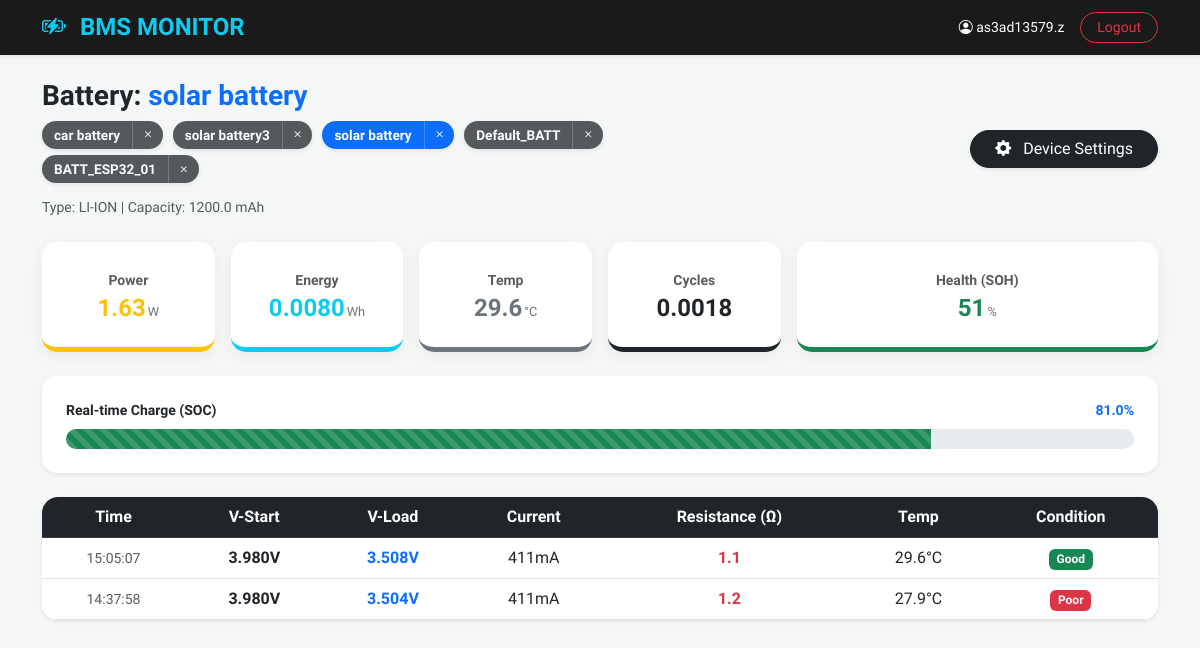
Screenshot of /monitoring/dashboard/ (signed in) with the database file from the repository.
### monitoring/models.py (models this page shows, shortened)
class Battery(models.Model):
    battery_id = models.CharField(max_length=100, unique=True)
    device = models.ForeignKey(Device, on_delete=models.CASCADE, related_name='batteries')
    capacity_mah = models.FloatField(default=0.0)
    chemistry = models.CharField(max_length=50, default='Li-ion')
    installed_at = models.DateTimeField(default=timezone.now)
    soh = models.FloatField(default=100.0)  # State of Health %
    cycle_count = models.FloatField(default=0.0)
    class Meta:
        verbose_name = "Battery"
        verbose_name_plural = "Batteries"

class PulseTest(models.Model):
    battery = models.ForeignKey(Battery, on_delete=models.CASCADE, related_name='pulse_tests')
    v_before = models.FloatField()
    v_after = models.FloatField()
    current_ma = models.FloatField()
    temperature_c = models.FloatField()
    internal_resistance = models.FloatField(null=True, blank=True)
    calculated_soh = models.FloatField(null=True, blank=True)
    calculated_soc = models.FloatField(null=True, blank=True)
    timestamp = models.DateTimeField(auto_now_add=True)

### monitoring/views.py (the view)
# urls.py: path('dashboard/', views.dashboard, name='dashboard'),
@login_required(login_url='login')
def dashboard(request):
    user_batteries = Battery.objects.filter(device__user=request.user).order_by('-id')
    requested_id = request.GET.get('battery_id')
    session_active, _ = ActiveSession.objects.get_or_create(user=request.user)
    if requested_id:
        current_battery = get_object_or_404(Battery, id=requested_id, device__user=request.user)
        session_active.selected_battery = current_battery
        session_active.save()
    elif session_active.selected_battery:
        current_battery = session_active.selected_battery
    else:
        current_battery = user_batteries.first()
        if current_battery:
            session_active.selected_battery = current_battery
            session_active.save()
    pulse_tests = []
    last_pulse, last_soc, total_energy, live_cycles = None, 0, 0.0, 0.0
    if current_battery:
        all_pulses = current_battery.pulse_tests.all().order_by('-timestamp')
        pulse_tests = all_pulses[:20]  # تمرير آخر 20 نبضة فقط للجدول حفاظاً على الأداء
        last_pulse = pulse_tests[0] if pulse_tests else None
        last_soc = last_pulse.calculated_soc if last_pulse else 0
        chem_lower = str(current_battery.chemistry).lower().strip()
        nominal_v = 3.2 if chem_lower == 'lifepo4' else 3.7
        batt_cap_mah = float(current_battery.capacity_mah or 1200)
        capacity_ah = batt_cap_mah / 1000.0
        total_battery_energy_wh = nominal_v * capacity_ah
        calculated_energy_list = []
        for p in all_pulses:
            v_load = float(p.v_after or 0)
            i_amps = float(p.current_ma or 0) / 1000.0
            power_w = v_load * i_amps
            pulse_duration_seconds = 10.0
            energy_wh = power_w * (pulse_duration_seconds / 3600.0)
            calculated_energy_list.append(energy_wh)
        total_energy = sum(calculated_energy_list)
        if total_battery_energy_wh > 0 and total_energy > 0:
            live_cycles = total_energy / total_battery_energy_wh
        else:
            live_cycles = float(current_battery.cycle_count or 0.0)
    context = {
        'current_battery': current_battery,
        'pulse_tests': pulse_tests,
        'last_pulse': last_pulse,
        'user_batteries': user_batteries,
        'last_soc': last_soc,
        'total_energy': total_energy,
        'live_cycles': live_cycles,
        'display_name': request.user.email.split('@')[0],
        'api_token': request.user.api_token,
    }
    return render(request, 'monitoring/dashboard.html', context)

### monitoring/templates/monitoring/dashboard.html (shortened to what this page needs)
<!DOCTYPE html>
<html lang="en" dir="ltr">
<head>
    <link rel="stylesheet" href="https://cdn.jsdelivr.net/npm/bootstrap@5.3.0/dist/css/bootstrap.min.css">
    <link rel="stylesheet" href="https://cdn.jsdelivr.net/npm/bootstrap-icons@1.11.0/font/bootstrap-icons.css">
    <link rel="stylesheet" href="https://cdn.jsdelivr.net/npm/sweetalert2@11/dist/sweetalert2.min.css">
</head>
<body>
    <nav class="nav-custom shadow-sm mb-4">
        <div class="container d-flex justify-content-between align-items-center">
            <h4 class="m-0 fw-bold text-info"><i class="bi bi-battery-charging me-2"></i> BMS MONITOR</h4>
            <div class="d-flex align-items-center">
                <span class="me-3 small"><i class="bi bi-person-circle"></i> {{ display_name }}</span>
                <a href="{% url 'logout' %}" class="btn btn-sm btn-outline-danger rounded-pill px-3">Logout</a>
            </div>
        </div>
    </nav>
    <div class="container">
        {% if current_battery %}
            <div class="row mb-4 align-items-center">
                <div class="col-md-7">
                    <h3 class="fw-bold m-0">Battery: <span class="text-primary">{{ current_battery.battery_id }}</span></h3>
                    <div class="mt-2 mb-2">
                        {% for batt in user_batteries %}
                            <div class="battery-wrapper shadow-sm">
                                <a href="?battery_id={{ batt.id }}"
                                   class="battery-link {% if batt.id == current_battery.id %}bg-primary text-white{% else %}bg-dark text-white opacity-75{% endif %}">
                                   {{ batt.battery_id }}
                                </a>
                                <div class="quick-del {% if batt.id == current_battery.id %}bg-primary text-white{% else %}bg-dark text-white opacity-75{% endif %}"
                                     onclick="confirmDelete('{{ batt.id }}', '{{ batt.battery_id }}')">
                                    <i class="bi bi-x"></i>
                                </div>
                            </div>
                        {% endfor %}
                    </div>
                    <p class="text-muted small mb-0">Type: {{ current_battery.chemistry|upper }} | Capacity: {{ current_battery.capacity_mah }} mAh</p>
                </div>
                <div class="col-md-5 text-md-end mt-3 mt-md-0">
                    <button class="btn btn-dark shadow-sm px-4 rounded-pill" data-bs-toggle="modal" data-bs-target="#deviceSettingsModal">
                        <i class="bi bi-gear-fill me-2"></i> Device Settings
                    </button>
                </div>
            </div>
            {% if last_pulse %}
                <div class="row g-3 mb-4 text-center">
                    <div class="col-6 col-md-2">
                        <div class="card stat-card p-2 bg-white border-warning">
                            <small class="text-muted fw-bold">Power</small>
                            <div class="value-display text-warning">
                                {% widthratio last_pulse.v_before 1 last_pulse.current_ma as raw_p %}
                                {{ raw_p|add:"0"|slugify|slice:":-3"|default:"0" }}.{{ raw_p|slice:"-3:-1"|default:"00" }}<span class="unit">W</span>
                            </div>
                        </div>
                    </div>
                    <div class="col-6 col-md-2">
                        <div class="card stat-card p-2 bg-white border-info">
                            <small class="text-muted fw-bold">Energy</small>
                            <div class="value-display text-info">{{ total_energy|floatformat:4 }}<span class="unit">Wh</span></div>
                        </div>
                    </div>
                    <div class="col-6 col-md-2">
                        <div class="card stat-card p-2 bg-white border-secondary">
                            <small class="text-muted fw-bold">Temp</small>
                            <div class="value-display text-secondary">{{ last_pulse.temperature_c|floatformat:1 }}<span class="unit">°C</span></div>
                        </div>
                    </div>
                    <div class="col-6 col-md-2">
                        <div class="card stat-card p-2 bg-white border-dark">
                            <small class="text-muted fw-bold">Cycles</small>
                            <div class="value-display text-dark">{{ live_cycles|floatformat:4 }}</div>
                        </div>
                    </div>
                    <div class="col-12 col-md-4">
                        <div class="card stat-card p-2 bg-white border-success">
                            <small class="text-muted fw-bold">Health (SOH)</small>
                            <div class="value-display text-success">{{ last_pulse.calculated_soh|floatformat:0 }}<span class="unit">%</span></div>
                        </div>
                    </div>
                </div>
                <div class="row mb-4">
                    <div class="col-12">
                        <div class="card p-4 border-0 shadow-sm">
                            <div class="d-flex justify-content-between mb-2 small fw-bold">
                                <span>Real-time Charge (SOC)</span>
                                <span class="text-primary">{{ last_soc }}%</span>
                            </div>
                            <div class="progress" style="height: 20px; border-radius: 10px;">
                                <div class="progress-bar progress-bar-striped progress-bar-animated {% if last_soc < 25 %}bg-danger{% elif last_soc < 60 %}bg-warning{% else %}bg-success{% endif %}"
                                     style="width: {{ last_soc }}%">
                                </div>
                            </div>
                        </div>
                    </div>
                </div>
                <div class="card shadow-sm border-0 rounded-4 overflow-hidden">
                    <div class="table-responsive">
                        <table class="table table-hover align-middle text-center mb-0">
                            <thead class="table-dark">
                                <tr>
                                    <th>Time</th>
                                    <th>V-Start</th>
                                    <th>V-Load</th>
                                    <th>Current</th>
                                    <th>Resistance (Ω)</th>
                                    <th>Temp</th>
                                    <th>Condition</th>
                                </tr>
                            </thead>
                            <tbody>
                                {% for p in pulse_tests %}
                                <tr>
                                    <td class="text-muted small">{{ p.timestamp|date:"H:i:s" }}</td>
                                    <td class="fw-bold">{{ p.v_before|floatformat:3 }}V</td>
                                    <td class="text-primary fw-bold">{{ p.v_after|floatformat:3 }}V</td>
                                    <td>{{ p.current_ma|floatformat:0 }}mA</td>
                                    <td class="text-danger fw-bold">{{ p.internal_resistance|floatformat:1 }}</td>
                                    <td>{{ p.temperature_c|floatformat:1 }}°C</td>
                                    <td>
                                        <span class="badge {% if p.calculated_soh < 50 %}bg-danger{% else %}bg-success{% endif %}">
                                            {% if p.calculated_soh < 50 %}Poor{% else %}Good{% endif %}
                                        </span>
                                    </td>
                                </tr>
                                {% endfor %}
                            </tbody>
                        </table>
                    </div>
                </div>
            {% endif %}
        {% else %}
            <div class="text-center py-5">
                <i class="bi bi-battery-exclamation display-1 text-muted"></i>
                <h4 class="mt-3">No batteries found.</h4>
                <button class="btn btn-primary rounded-pill mt-2" data-bs-toggle="modal" data-bs-target="#deviceSettingsModal">Add Your First Battery</button>
            </div>
        {% endif %}
    </div>
</body>
</html>

### monitoring/templates/monitoring/dashboard.html (style rules this page uses)
body { background-color: #f4f7f6; font-family: 'Cairo', sans-serif; }
.nav-custom { background: #1a1a1a; padding: 12px 0; color: white; }
.card { border: none; border-radius: 15px; transition: 0.3s; box-shadow: 0 4px 15px rgba(0,0,0,0.05); }
.stat-card { border-bottom: 5px solid transparent; min-height: 110px; display: flex; flex-direction: column; justify-content: center; }
.value-display { font-size: 1.5rem; font-weight: 700; margin-top: 5px; line-height: 1; }
.unit { font-size: 0.8rem; color: #6c757d; font-weight: normal; margin-left: 2px; }
.battery-wrapper { display: inline-flex; align-items: center; margin-right: 6px; margin-bottom: 6px; border-radius: 20px; overflow: hidden; }
.battery-link { font-size: 0.85rem; padding: 4px 12px; text-decoration: none; font-weight: 600; }
.quick-del { font-size: 0.85rem; padding: 4px 8px; cursor: pointer; border-left: 1px solid rgba(255,255,255,0.2); transition: 0.2s; }

### rows the page displays
Battery: battery_id "solar battery", chemistry "LI-ION", capacity_mah "1200.0"
Battery: battery_id "car battery"
Battery: battery_id "solar battery3"
Battery: battery_id "Default_BATT"
Battery: battery_id "BATT_ESP32_01"
PulseTest: temperature_c "29.6", calculated_soh "51", calculated_soc "81.0", timestamp "15:05:07", v_before "3.980", v_after "3.508", current_ma "411", internal_resistance "1.1", shows "Good"
PulseTest: timestamp "14:37:58", v_before "3.980", v_after "3.504", current_ma "411", internal_resistance "1.2", temperature_c "27.9", calculated_soh "Poor"

### other values shown
{{ display_name }} "as3ad13579.z"
{{ raw_p|add:"0"|slugify|slice:":-3"|default:"0" }} "1"
{{ raw_p|slice:"-3:-1"|default:"00" }} "63"
{{ total_energy|floatformat:4 }} "0.0080"
{{ live_cycles|floatformat:4 }} "0.0018"
